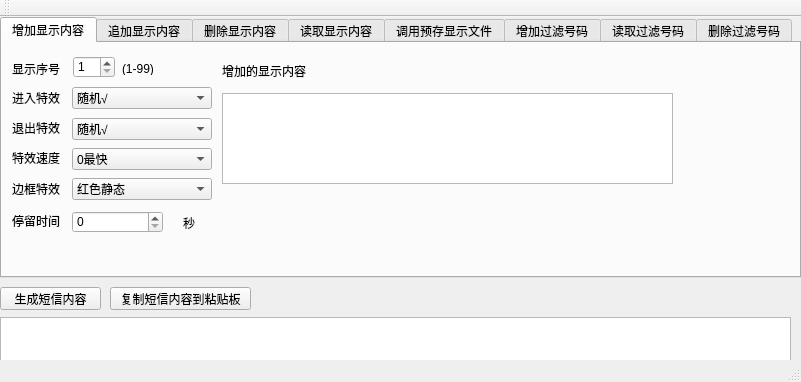
<?xml version="1.0" encoding="UTF-8"?>
<ui version="4.0">
 <class>MainWindow</class>
 <widget class="QMainWindow" name="MainWindow">
  <property name="geometry">
   <rect>
    <x>0</x>
    <y>0</y>
    <width>801</width>
    <height>382</height>
   </rect>
  </property>
  <property name="windowTitle">
   <string>MainWindow</string>
  </property>
  <widget class="QWidget" name="centralWidget">
   <widget class="QTabWidget" name="smsTab">
    <property name="geometry">
     <rect>
      <x>0</x>
      <y>0</y>
      <width>801</width>
      <height>261</height>
     </rect>
    </property>
    <property name="currentIndex">
     <number>0</number>
    </property>
    <widget class="QWidget" name="tab">
     <property name="whatsThis">
      <string>&lt;html&gt;&lt;head/&gt;&lt;body&gt;&lt;p&gt;&lt;br/&gt;&lt;/p&gt;&lt;/body&gt;&lt;/html&gt;</string>
     </property>
     <attribute name="title">
      <string>增加显示内容</string>
     </attribute>
     <widget class="QLabel" name="label">
      <property name="geometry">
       <rect>
        <x>10</x>
        <y>49</y>
        <width>54</width>
        <height>12</height>
       </rect>
      </property>
      <property name="text">
       <string>进入特效</string>
      </property>
     </widget>
     <widget class="QLabel" name="label_2">
      <property name="geometry">
       <rect>
        <x>10</x>
        <y>79</y>
        <width>54</width>
        <height>12</height>
       </rect>
      </property>
      <property name="text">
       <string>退出特效</string>
      </property>
     </widget>
     <widget class="QLabel" name="label_3">
      <property name="geometry">
       <rect>
        <x>10</x>
        <y>109</y>
        <width>54</width>
        <height>12</height>
       </rect>
      </property>
      <property name="text">
       <string>特效速度</string>
      </property>
     </widget>
     <widget class="QLabel" name="label_4">
      <property name="geometry">
       <rect>
        <x>10</x>
        <y>172</y>
        <width>54</width>
        <height>12</height>
       </rect>
      </property>
      <property name="text">
       <string>停留时间</string>
      </property>
     </widget>
     <widget class="QComboBox" name="comboBox">
      <property name="geometry">
       <rect>
        <x>70</x>
        <y>44</y>
        <width>140</width>
        <height>22</height>
       </rect>
      </property>
      <item>
       <property name="text">
        <string>随机√</string>
       </property>
      </item>
      <item>
       <property name="text">
        <string>立即显示√</string>
       </property>
      </item>
      <item>
       <property name="text">
        <string>连续左移√</string>
       </property>
      </item>
      <item>
       <property name="text">
        <string>连续上移√</string>
       </property>
      </item>
      <item>
       <property name="text">
        <string>左平移√</string>
       </property>
      </item>
      <item>
       <property name="text">
        <string>右平移√</string>
       </property>
      </item>
      <item>
       <property name="text">
        <string>上平移√</string>
       </property>
      </item>
      <item>
       <property name="text">
        <string>下平移√</string>
       </property>
      </item>
      <item>
       <property name="text">
        <string>左移√</string>
       </property>
      </item>
      <item>
       <property name="text">
        <string>右移√</string>
       </property>
      </item>
      <item>
       <property name="text">
        <string>上移√</string>
       </property>
      </item>
      <item>
       <property name="text">
        <string>下移√</string>
       </property>
      </item>
      <item>
       <property name="text">
        <string>左覆盖√</string>
       </property>
      </item>
      <item>
       <property name="text">
        <string>右覆盖√</string>
       </property>
      </item>
      <item>
       <property name="text">
        <string>上覆盖√</string>
       </property>
      </item>
      <item>
       <property name="text">
        <string>下覆盖√</string>
       </property>
      </item>
      <item>
       <property name="text">
        <string>左上斜线覆盖</string>
       </property>
      </item>
      <item>
       <property name="text">
        <string>右上斜线覆盖</string>
       </property>
      </item>
      <item>
       <property name="text">
        <string>左下斜线覆盖</string>
       </property>
      </item>
      <item>
       <property name="text">
        <string>右下斜线覆盖</string>
       </property>
      </item>
      <item>
       <property name="text">
        <string>左上直角覆盖</string>
       </property>
      </item>
      <item>
       <property name="text">
        <string>右上直角覆盖</string>
       </property>
      </item>
      <item>
       <property name="text">
        <string>左下直角覆盖</string>
       </property>
      </item>
      <item>
       <property name="text">
        <string>右下直角覆盖</string>
       </property>
      </item>
      <item>
       <property name="text">
        <string>左右开帘√</string>
       </property>
      </item>
      <item>
       <property name="text">
        <string>上下开帘√</string>
       </property>
      </item>
      <item>
       <property name="text">
        <string>左右合帘√</string>
       </property>
      </item>
      <item>
       <property name="text">
        <string>上下合帘√</string>
       </property>
      </item>
      <item>
       <property name="text">
        <string>左右卷轴√</string>
       </property>
      </item>
      <item>
       <property name="text">
        <string>上下卷轴√</string>
       </property>
      </item>
      <item>
       <property name="text">
        <string>顺时针覆盖</string>
       </property>
      </item>
      <item>
       <property name="text">
        <string>逆时针覆盖</string>
       </property>
      </item>
      <item>
       <property name="text">
        <string>上飘雪</string>
       </property>
      </item>
      <item>
       <property name="text">
        <string>下飘雪</string>
       </property>
      </item>
      <item>
       <property name="text">
        <string>闪烁√</string>
       </property>
      </item>
      <item>
       <property name="text">
        <string>左镭射√</string>
       </property>
      </item>
      <item>
       <property name="text">
        <string>右镭射√</string>
       </property>
      </item>
      <item>
       <property name="text">
        <string>上镭射√</string>
       </property>
      </item>
      <item>
       <property name="text">
        <string>下镭射√</string>
       </property>
      </item>
      <item>
       <property name="text">
        <string>右拉伸</string>
       </property>
      </item>
      <item>
       <property name="text">
        <string>下拉伸</string>
       </property>
      </item>
      <item>
       <property name="text">
        <string>垂直拉伸</string>
       </property>
      </item>
      <item>
       <property name="text">
        <string>水平拉伸</string>
       </property>
      </item>
      <item>
       <property name="text">
        <string>水平百叶窗√</string>
       </property>
      </item>
      <item>
       <property name="text">
        <string>垂直百叶窗√</string>
       </property>
      </item>
      <item>
       <property name="text">
        <string>淡入√</string>
       </property>
      </item>
      <item>
       <property name="text">
        <string>左上移入</string>
       </property>
      </item>
      <item>
       <property name="text">
        <string>右上移入</string>
       </property>
      </item>
      <item>
       <property name="text">
        <string>左下移入</string>
       </property>
      </item>
      <item>
       <property name="text">
        <string>右下移入</string>
       </property>
      </item>
      <item>
       <property name="text">
        <string>左矢量压入√</string>
       </property>
      </item>
      <item>
       <property name="text">
        <string>右矢量压入√</string>
       </property>
      </item>
      <item>
       <property name="text">
        <string>上矢量压入√</string>
       </property>
      </item>
      <item>
       <property name="text">
        <string>下矢量压入√</string>
       </property>
      </item>
      <item>
       <property name="text">
        <string>左分散压入√</string>
       </property>
      </item>
      <item>
       <property name="text">
        <string>右分散压入√</string>
       </property>
      </item>
      <item>
       <property name="text">
        <string>上分散压入√</string>
       </property>
      </item>
      <item>
       <property name="text">
        <string>下分散压入√</string>
       </property>
      </item>
      <item>
       <property name="text">
        <string>向左比例压缩</string>
       </property>
      </item>
      <item>
       <property name="text">
        <string>向上比例压缩</string>
       </property>
      </item>
      <item>
       <property name="text">
        <string>菱形展开</string>
       </property>
      </item>
      <item>
       <property name="text">
        <string>菱形收缩</string>
       </property>
      </item>
     </widget>
     <widget class="QComboBox" name="comboBox_2">
      <property name="geometry">
       <rect>
        <x>70</x>
        <y>75</y>
        <width>140</width>
        <height>22</height>
       </rect>
      </property>
      <item>
       <property name="text">
        <string>随机√</string>
       </property>
      </item>
      <item>
       <property name="text">
        <string>不清除√</string>
       </property>
      </item>
      <item>
       <property name="text">
        <string>立即清除√</string>
       </property>
      </item>
      <item>
       <property name="text">
        <string>左移√</string>
       </property>
      </item>
      <item>
       <property name="text">
        <string>右移√</string>
       </property>
      </item>
      <item>
       <property name="text">
        <string>上移√</string>
       </property>
      </item>
      <item>
       <property name="text">
        <string>下移√</string>
       </property>
      </item>
      <item>
       <property name="text">
        <string>左覆盖√</string>
       </property>
      </item>
      <item>
       <property name="text">
        <string>右覆盖√</string>
       </property>
      </item>
      <item>
       <property name="text">
        <string>上覆盖√</string>
       </property>
      </item>
      <item>
       <property name="text">
        <string>下覆盖√</string>
       </property>
      </item>
      <item>
       <property name="text">
        <string>左上斜线覆盖</string>
       </property>
      </item>
      <item>
       <property name="text">
        <string>右上斜线覆盖</string>
       </property>
      </item>
      <item>
       <property name="text">
        <string>左下斜线覆盖</string>
       </property>
      </item>
      <item>
       <property name="text">
        <string>右下斜线覆盖</string>
       </property>
      </item>
      <item>
       <property name="text">
        <string>左上直角覆盖</string>
       </property>
      </item>
      <item>
       <property name="text">
        <string>右上直角覆盖</string>
       </property>
      </item>
      <item>
       <property name="text">
        <string>左下直角覆盖</string>
       </property>
      </item>
      <item>
       <property name="text">
        <string>右下直角覆盖</string>
       </property>
      </item>
      <item>
       <property name="text">
        <string>左右开帘√</string>
       </property>
      </item>
      <item>
       <property name="text">
        <string>上下开帘√</string>
       </property>
      </item>
      <item>
       <property name="text">
        <string>左右合帘√</string>
       </property>
      </item>
      <item>
       <property name="text">
        <string>上下合帘√</string>
       </property>
      </item>
      <item>
       <property name="text">
        <string>左右卷轴√</string>
       </property>
      </item>
      <item>
       <property name="text">
        <string>上下卷轴√</string>
       </property>
      </item>
      <item>
       <property name="text">
        <string>顺时针覆盖</string>
       </property>
      </item>
      <item>
       <property name="text">
        <string>逆时针覆盖</string>
       </property>
      </item>
      <item>
       <property name="text">
        <string>淡出√</string>
       </property>
      </item>
      <item>
       <property name="text">
        <string>菱形展开</string>
       </property>
      </item>
      <item>
       <property name="text">
        <string>菱形收缩</string>
       </property>
      </item>
      <item>
       <property name="text">
        <string>矩形展开</string>
       </property>
      </item>
      <item>
       <property name="text">
        <string>矩形收缩</string>
       </property>
      </item>
      <item>
       <property name="text">
        <string>上扇形展开</string>
       </property>
      </item>
      <item>
       <property name="text">
        <string>下扇形展开</string>
       </property>
      </item>
      <item>
       <property name="text">
        <string>上扇形合并</string>
       </property>
      </item>
      <item>
       <property name="text">
        <string>下扇形合并</string>
       </property>
      </item>
      <item>
       <property name="text">
        <string>左射线展开</string>
       </property>
      </item>
      <item>
       <property name="text">
        <string>右射线展开</string>
       </property>
      </item>
      <item>
       <property name="text">
        <string>左射线合并</string>
       </property>
      </item>
      <item>
       <property name="text">
        <string>右射线合并</string>
       </property>
      </item>
      <item>
       <property name="text">
        <string>左上射灯</string>
       </property>
      </item>
      <item>
       <property name="text">
        <string>右上射灯</string>
       </property>
      </item>
      <item>
       <property name="text">
        <string>左下射灯</string>
       </property>
      </item>
      <item>
       <property name="text">
        <string>右下射灯</string>
       </property>
      </item>
      <item>
       <property name="text">
        <string>左右交叉拉幕√</string>
       </property>
      </item>
      <item>
       <property name="text">
        <string>上下交叉拉幕√</string>
       </property>
      </item>
      <item>
       <property name="text">
        <string>顺时针风车</string>
       </property>
      </item>
      <item>
       <property name="text">
        <string>逆时针风车</string>
       </property>
      </item>
      <item>
       <property name="text">
        <string>左右中间移出√</string>
       </property>
      </item>
      <item>
       <property name="text">
        <string>上下中间移出√</string>
       </property>
      </item>
     </widget>
     <widget class="QComboBox" name="comboBox_3">
      <property name="geometry">
       <rect>
        <x>70</x>
        <y>135</y>
        <width>140</width>
        <height>22</height>
       </rect>
      </property>
      <item>
       <property name="text">
        <string>红色静态</string>
       </property>
      </item>
      <item>
       <property name="text">
        <string>红色闪烁速度最快</string>
       </property>
      </item>
      <item>
       <property name="text">
        <string>红色闪烁速度快</string>
       </property>
      </item>
      <item>
       <property name="text">
        <string>红色闪烁速度中</string>
       </property>
      </item>
      <item>
       <property name="text">
        <string>红色闪烁速度慢</string>
       </property>
      </item>
      <item>
       <property name="text">
        <string>红色闪烁速度最慢</string>
       </property>
      </item>
      <item>
       <property name="text">
        <string>红色顺时针速度最快</string>
       </property>
      </item>
      <item>
       <property name="text">
        <string>红色顺时针速度快</string>
       </property>
      </item>
      <item>
       <property name="text">
        <string>红色顺时针速度中</string>
       </property>
      </item>
      <item>
       <property name="text">
        <string>红色顺时针速度慢</string>
       </property>
      </item>
      <item>
       <property name="text">
        <string>红色顺时针速度最慢</string>
       </property>
      </item>
      <item>
       <property name="text">
        <string>红色逆时针速度最快</string>
       </property>
      </item>
      <item>
       <property name="text">
        <string>红色逆时针速度快</string>
       </property>
      </item>
      <item>
       <property name="text">
        <string>红色逆时针速度中</string>
       </property>
      </item>
      <item>
       <property name="text">
        <string>红色逆时针速度慢</string>
       </property>
      </item>
      <item>
       <property name="text">
        <string>红色逆时针速度最慢</string>
       </property>
      </item>
      <item>
       <property name="text">
        <string>绿色静态</string>
       </property>
      </item>
      <item>
       <property name="text">
        <string>绿色闪烁速度最快</string>
       </property>
      </item>
      <item>
       <property name="text">
        <string>绿色闪烁速度快</string>
       </property>
      </item>
      <item>
       <property name="text">
        <string>绿色闪烁速度中</string>
       </property>
      </item>
      <item>
       <property name="text">
        <string>绿色闪烁速度慢</string>
       </property>
      </item>
      <item>
       <property name="text">
        <string>绿色闪烁速度最慢</string>
       </property>
      </item>
      <item>
       <property name="text">
        <string>绿色顺时针速度最快</string>
       </property>
      </item>
      <item>
       <property name="text">
        <string>绿色顺时针速度快</string>
       </property>
      </item>
      <item>
       <property name="text">
        <string>绿色顺时针速度中</string>
       </property>
      </item>
      <item>
       <property name="text">
        <string>绿色顺时针速度慢</string>
       </property>
      </item>
      <item>
       <property name="text">
        <string>绿色顺时针速度最慢</string>
       </property>
      </item>
      <item>
       <property name="text">
        <string>绿色逆时针速度最快</string>
       </property>
      </item>
      <item>
       <property name="text">
        <string>绿色逆时针速度快</string>
       </property>
      </item>
      <item>
       <property name="text">
        <string>绿色逆时针速度中</string>
       </property>
      </item>
      <item>
       <property name="text">
        <string>绿色逆时针速度慢</string>
       </property>
      </item>
      <item>
       <property name="text">
        <string>绿色逆时针速度最慢</string>
       </property>
      </item>
      <item>
       <property name="text">
        <string>绿色静态</string>
       </property>
      </item>
      <item>
       <property name="text">
        <string>绿色闪烁速度最快</string>
       </property>
      </item>
      <item>
       <property name="text">
        <string>绿色闪烁速度中</string>
       </property>
      </item>
      <item>
       <property name="text">
        <string>绿色闪烁速度慢</string>
       </property>
      </item>
      <item>
       <property name="text">
        <string>绿色闪烁速度最慢</string>
       </property>
      </item>
      <item>
       <property name="text">
        <string>绿色顺时针速度最快</string>
       </property>
      </item>
      <item>
       <property name="text">
        <string>绿色顺时针速度快</string>
       </property>
      </item>
      <item>
       <property name="text">
        <string>绿色顺时针速度中</string>
       </property>
      </item>
      <item>
       <property name="text">
        <string>绿色顺时针速度慢</string>
       </property>
      </item>
      <item>
       <property name="text">
        <string>绿色顺时针速度最慢</string>
       </property>
      </item>
      <item>
       <property name="text">
        <string>绿色逆时针速度最快</string>
       </property>
      </item>
      <item>
       <property name="text">
        <string>绿色逆时针速度快</string>
       </property>
      </item>
      <item>
       <property name="text">
        <string>绿色逆时针速度中</string>
       </property>
      </item>
      <item>
       <property name="text">
        <string>绿色逆时针速度慢</string>
       </property>
      </item>
      <item>
       <property name="text">
        <string>绿色逆时针速度最慢</string>
       </property>
      </item>
     </widget>
     <widget class="QLabel" name="label_5">
      <property name="geometry">
       <rect>
        <x>181</x>
        <y>172</y>
        <width>30</width>
        <height>16</height>
       </rect>
      </property>
      <property name="text">
       <string>秒</string>
      </property>
     </widget>
     <widget class="QTextEdit" name="textEdit_2">
      <property name="geometry">
       <rect>
        <x>220</x>
        <y>50</y>
        <width>451</width>
        <height>91</height>
       </rect>
      </property>
     </widget>
     <widget class="QLabel" name="label_6">
      <property name="geometry">
       <rect>
        <x>220</x>
        <y>20</y>
        <width>101</width>
        <height>16</height>
       </rect>
      </property>
      <property name="text">
       <string>增加的显示内容</string>
      </property>
     </widget>
     <widget class="QLabel" name="label_41">
      <property name="geometry">
       <rect>
        <x>10</x>
        <y>20</y>
        <width>54</width>
        <height>12</height>
       </rect>
      </property>
      <property name="text">
       <string>显示序号</string>
      </property>
     </widget>
     <widget class="QSpinBox" name="spinBox">
      <property name="geometry">
       <rect>
        <x>71</x>
        <y>13</y>
        <width>42</width>
        <height>22</height>
       </rect>
      </property>
      <property name="minimum">
       <number>1</number>
      </property>
     </widget>
     <widget class="QLabel" name="label_42">
      <property name="geometry">
       <rect>
        <x>120</x>
        <y>20</y>
        <width>54</width>
        <height>12</height>
       </rect>
      </property>
      <property name="text">
       <string>(1-99)</string>
      </property>
     </widget>
     <widget class="QLabel" name="label_21">
      <property name="geometry">
       <rect>
        <x>10</x>
        <y>140</y>
        <width>54</width>
        <height>12</height>
       </rect>
      </property>
      <property name="text">
       <string>边框特效</string>
      </property>
     </widget>
     <widget class="QComboBox" name="comboBox_4">
      <property name="geometry">
       <rect>
        <x>70</x>
        <y>105</y>
        <width>140</width>
        <height>22</height>
       </rect>
      </property>
      <item>
       <property name="text">
        <string>0最快</string>
       </property>
      </item>
      <item>
       <property name="text">
        <string>1</string>
       </property>
      </item>
      <item>
       <property name="text">
        <string>2</string>
       </property>
      </item>
      <item>
       <property name="text">
        <string>3</string>
       </property>
      </item>
      <item>
       <property name="text">
        <string>4</string>
       </property>
      </item>
      <item>
       <property name="text">
        <string>5</string>
       </property>
      </item>
      <item>
       <property name="text">
        <string>6</string>
       </property>
      </item>
      <item>
       <property name="text">
        <string>7</string>
       </property>
      </item>
      <item>
       <property name="text">
        <string>8</string>
       </property>
      </item>
      <item>
       <property name="text">
        <string>9最快</string>
       </property>
      </item>
     </widget>
     <widget class="QSpinBox" name="spinBox_5">
      <property name="geometry">
       <rect>
        <x>70</x>
        <y>168</y>
        <width>91</width>
        <height>22</height>
       </rect>
      </property>
     </widget>
    </widget>
    <widget class="QWidget" name="tab_4">
     <attribute name="title">
      <string>追加显示内容</string>
     </attribute>
     <widget class="QLabel" name="label_7">
      <property name="geometry">
       <rect>
        <x>10</x>
        <y>20</y>
        <width>51</width>
        <height>16</height>
       </rect>
      </property>
      <property name="text">
       <string>在序号为</string>
      </property>
     </widget>
     <widget class="QLabel" name="label_8">
      <property name="geometry">
       <rect>
        <x>250</x>
        <y>20</y>
        <width>91</width>
        <height>16</height>
       </rect>
      </property>
      <property name="text">
       <string>追加的显示内容</string>
      </property>
     </widget>
     <widget class="QTextEdit" name="textEdit_3">
      <property name="geometry">
       <rect>
        <x>250</x>
        <y>40</y>
        <width>461</width>
        <height>101</height>
       </rect>
      </property>
     </widget>
     <widget class="QLabel" name="label_12">
      <property name="geometry">
       <rect>
        <x>15</x>
        <y>56</y>
        <width>54</width>
        <height>12</height>
       </rect>
      </property>
      <property name="text">
       <string>这是第</string>
      </property>
     </widget>
     <widget class="QLabel" name="label_13">
      <property name="geometry">
       <rect>
        <x>120</x>
        <y>20</y>
        <width>101</width>
        <height>16</height>
       </rect>
      </property>
      <property name="text">
       <string>的显示内容上追加</string>
      </property>
     </widget>
     <widget class="QComboBox" name="comboBox_8">
      <property name="geometry">
       <rect>
        <x>61</x>
        <y>51</y>
        <width>41</width>
        <height>22</height>
       </rect>
      </property>
      <item>
       <property name="text">
        <string>1</string>
       </property>
      </item>
      <item>
       <property name="text">
        <string>2</string>
       </property>
      </item>
     </widget>
     <widget class="QLabel" name="label_14">
      <property name="geometry">
       <rect>
        <x>114</x>
        <y>55</y>
        <width>101</width>
        <height>16</height>
       </rect>
      </property>
      <property name="text">
       <string>条追加的显示内容</string>
      </property>
     </widget>
     <widget class="QSpinBox" name="spinBox_2">
      <property name="geometry">
       <rect>
        <x>70</x>
        <y>19</y>
        <width>42</width>
        <height>22</height>
       </rect>
      </property>
      <property name="minimum">
       <number>1</number>
      </property>
     </widget>
    </widget>
    <widget class="QWidget" name="tab_6">
     <attribute name="title">
      <string>删除显示内容</string>
     </attribute>
     <widget class="QLabel" name="label_9">
      <property name="geometry">
       <rect>
        <x>10</x>
        <y>20</y>
        <width>111</width>
        <height>16</height>
       </rect>
      </property>
      <property name="text">
       <string>删除的显示内容序号</string>
      </property>
     </widget>
     <widget class="QSpinBox" name="spinBox_3">
      <property name="geometry">
       <rect>
        <x>125</x>
        <y>19</y>
        <width>42</width>
        <height>22</height>
       </rect>
      </property>
      <property name="minimum">
       <number>1</number>
      </property>
     </widget>
     <widget class="QLabel" name="label_43">
      <property name="geometry">
       <rect>
        <x>174</x>
        <y>23</y>
        <width>54</width>
        <height>12</height>
       </rect>
      </property>
      <property name="text">
       <string>(1-99)</string>
      </property>
     </widget>
    </widget>
    <widget class="QWidget" name="tab_5">
     <attribute name="title">
      <string>读取显示内容</string>
     </attribute>
     <widget class="QLabel" name="label_10">
      <property name="geometry">
       <rect>
        <x>10</x>
        <y>20</y>
        <width>101</width>
        <height>16</height>
       </rect>
      </property>
      <property name="text">
       <string>读取显示内容序号</string>
      </property>
     </widget>
     <widget class="QGroupBox" name="groupBox">
      <property name="geometry">
       <rect>
        <x>10</x>
        <y>50</y>
        <width>201</width>
        <height>71</height>
       </rect>
      </property>
      <property name="title">
       <string>读取追加显示内容</string>
      </property>
      <property name="checkable">
       <bool>true</bool>
      </property>
      <widget class="QLabel" name="label_11">
       <property name="geometry">
        <rect>
         <x>30</x>
         <y>30</y>
         <width>61</width>
         <height>16</height>
        </rect>
       </property>
       <property name="text">
        <string>追加序号</string>
       </property>
      </widget>
      <widget class="QComboBox" name="comboBox_6">
       <property name="geometry">
        <rect>
         <x>100</x>
         <y>30</y>
         <width>41</width>
         <height>22</height>
        </rect>
       </property>
       <item>
        <property name="text">
         <string>1</string>
        </property>
       </item>
       <item>
        <property name="text">
         <string>2</string>
        </property>
       </item>
      </widget>
     </widget>
     <widget class="QLabel" name="label_44">
      <property name="geometry">
       <rect>
        <x>160</x>
        <y>22</y>
        <width>54</width>
        <height>12</height>
       </rect>
      </property>
      <property name="text">
       <string>(1-99)</string>
      </property>
     </widget>
     <widget class="QSpinBox" name="spinBox_4">
      <property name="geometry">
       <rect>
        <x>112</x>
        <y>17</y>
        <width>42</width>
        <height>22</height>
       </rect>
      </property>
      <property name="minimum">
       <number>1</number>
      </property>
     </widget>
    </widget>
    <widget class="QWidget" name="tab_2">
     <attribute name="title">
      <string>调用预存显示文件</string>
     </attribute>
     <widget class="QLabel" name="label_15">
      <property name="geometry">
       <rect>
        <x>20</x>
        <y>52</y>
        <width>54</width>
        <height>12</height>
       </rect>
      </property>
      <property name="text">
       <string>启用第</string>
      </property>
     </widget>
     <widget class="QLabel" name="label_16">
      <property name="geometry">
       <rect>
        <x>120</x>
        <y>50</y>
        <width>101</width>
        <height>16</height>
       </rect>
      </property>
      <property name="text">
       <string>个预存显示文件</string>
      </property>
     </widget>
     <widget class="QLabel" name="label_17">
      <property name="geometry">
       <rect>
        <x>10</x>
        <y>20</y>
        <width>54</width>
        <height>12</height>
       </rect>
      </property>
      <property name="text">
       <string>显示序号</string>
      </property>
     </widget>
     <widget class="QSpinBox" name="spinBox_6">
      <property name="geometry">
       <rect>
        <x>72</x>
        <y>15</y>
        <width>42</width>
        <height>22</height>
       </rect>
      </property>
      <property name="minimum">
       <number>1</number>
      </property>
     </widget>
     <widget class="QLabel" name="label_45">
      <property name="geometry">
       <rect>
        <x>120</x>
        <y>20</y>
        <width>54</width>
        <height>12</height>
       </rect>
      </property>
      <property name="text">
       <string>(1-99)</string>
      </property>
     </widget>
     <widget class="QSpinBox" name="spinBox_7">
      <property name="geometry">
       <rect>
        <x>70</x>
        <y>49</y>
        <width>42</width>
        <height>22</height>
       </rect>
      </property>
      <property name="minimum">
       <number>1</number>
      </property>
      <property name="maximum">
       <number>50</number>
      </property>
     </widget>
    </widget>
    <widget class="QWidget" name="widget">
     <attribute name="title">
      <string>增加过滤号码</string>
     </attribute>
     <widget class="QLabel" name="label_18">
      <property name="geometry">
       <rect>
        <x>10</x>
        <y>50</y>
        <width>54</width>
        <height>12</height>
       </rect>
      </property>
      <property name="text">
       <string>号码</string>
      </property>
     </widget>
     <widget class="QLineEdit" name="lineEdit_2">
      <property name="geometry">
       <rect>
        <x>70</x>
        <y>50</y>
        <width>141</width>
        <height>20</height>
       </rect>
      </property>
     </widget>
     <widget class="QLabel" name="label_19">
      <property name="geometry">
       <rect>
        <x>10</x>
        <y>16</y>
        <width>54</width>
        <height>21</height>
       </rect>
      </property>
      <property name="text">
       <string>&lt;html&gt;&lt;head/&gt;&lt;body&gt;&lt;p&gt;号码索引&lt;/p&gt;&lt;/body&gt;&lt;/html&gt;</string>
      </property>
     </widget>
     <widget class="QComboBox" name="comboBox_11">
      <property name="geometry">
       <rect>
        <x>70</x>
        <y>16</y>
        <width>41</width>
        <height>22</height>
       </rect>
      </property>
      <item>
       <property name="text">
        <string>1</string>
       </property>
      </item>
      <item>
       <property name="text">
        <string>2</string>
       </property>
      </item>
      <item>
       <property name="text">
        <string>3</string>
       </property>
      </item>
      <item>
       <property name="text">
        <string>4</string>
       </property>
      </item>
      <item>
       <property name="text">
        <string>5</string>
       </property>
      </item>
      <item>
       <property name="text">
        <string>6</string>
       </property>
      </item>
      <item>
       <property name="text">
        <string>7</string>
       </property>
      </item>
      <item>
       <property name="text">
        <string>8</string>
       </property>
      </item>
      <item>
       <property name="text">
        <string>9</string>
       </property>
      </item>
     </widget>
    </widget>
    <widget class="QWidget" name="tab_7">
     <attribute name="title">
      <string>读取过滤号码</string>
     </attribute>
    </widget>
    <widget class="QWidget" name="tab_3">
     <attribute name="title">
      <string>删除过滤号码</string>
     </attribute>
     <widget class="QLabel" name="label_20">
      <property name="geometry">
       <rect>
        <x>10</x>
        <y>20</y>
        <width>91</width>
        <height>16</height>
       </rect>
      </property>
      <property name="text">
       <string>删除号码索引号</string>
      </property>
     </widget>
     <widget class="QComboBox" name="comboBox_12">
      <property name="geometry">
       <rect>
        <x>100</x>
        <y>17</y>
        <width>51</width>
        <height>22</height>
       </rect>
      </property>
      <item>
       <property name="text">
        <string>1</string>
       </property>
      </item>
      <item>
       <property name="text">
        <string>2</string>
       </property>
      </item>
      <item>
       <property name="text">
        <string>3</string>
       </property>
      </item>
      <item>
       <property name="text">
        <string>4</string>
       </property>
      </item>
      <item>
       <property name="text">
        <string>5</string>
       </property>
      </item>
      <item>
       <property name="text">
        <string>6</string>
       </property>
      </item>
      <item>
       <property name="text">
        <string>7</string>
       </property>
      </item>
      <item>
       <property name="text">
        <string>8</string>
       </property>
      </item>
      <item>
       <property name="text">
        <string>9</string>
       </property>
      </item>
      <item>
       <property name="text">
        <string>全部</string>
       </property>
      </item>
     </widget>
    </widget>
   </widget>
   <widget class="QTextEdit" name="textEdit">
    <property name="geometry">
     <rect>
      <x>0</x>
      <y>300</y>
      <width>791</width>
      <height>51</height>
     </rect>
    </property>
   </widget>
   <widget class="QPushButton" name="pushButton">
    <property name="geometry">
     <rect>
      <x>0</x>
      <y>270</y>
      <width>101</width>
      <height>23</height>
     </rect>
    </property>
    <property name="text">
     <string>生成短信内容</string>
    </property>
   </widget>
   <widget class="QPushButton" name="pushButton_2">
    <property name="geometry">
     <rect>
      <x>110</x>
      <y>270</y>
      <width>141</width>
      <height>23</height>
     </rect>
    </property>
    <property name="text">
     <string>复制短信内容到粘贴板</string>
    </property>
   </widget>
   <zorder>textEdit</zorder>
   <zorder>smsTab</zorder>
   <zorder>pushButton</zorder>
   <zorder>pushButton_2</zorder>
  </widget>
  <widget class="QToolBar" name="mainToolBar">
   <attribute name="toolBarArea">
    <enum>TopToolBarArea</enum>
   </attribute>
   <attribute name="toolBarBreak">
    <bool>false</bool>
   </attribute>
  </widget>
  <widget class="QStatusBar" name="statusBar"/>
 </widget>
 <layoutdefault spacing="6" margin="11"/>
 <resources/>
 <connections/>
</ui>
